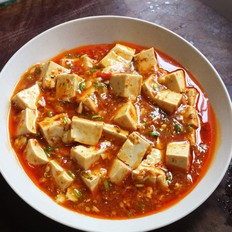
#> input picture a3568808_142682562777944.jpg, 232 x 232 px
$ python image_modulos.py
#> lines starting #> are read from the running program, lines starting #| are printed output that depends on the picture
import os
import cv2
import numpy as np

def download_image(url):
    os.system('wget {}'.format(url))

def open_image(name):
#> called with name = 'a3568808_142682562777944.jpg'
    img = cv2.imread(name)
#> img is the input picture: shape (232, 232, 3); mean B, G, R 85.1, 116.8, 160.6
    return img

def apply_filter_blur(img):
    gaussianBlurKernel = np.array(([[1, 2, 1], [2, 4, 2], [1, 2, 1]]), np.float32)/9
    gaussianBlur = cv2.filter2D(src=img, kernel=gaussianBlurKernel, ddepth=-1)
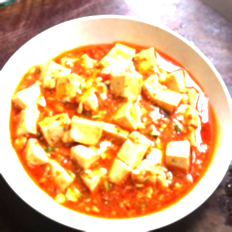
#> gaussianBlur: shape (232, 232, 3); mean B, G, R 129.9, 176.7, 223.7
    return gaussianBlur

def apply_filter(img, filter_to_apply):
    """
      This functions will be apply filter to image: img
    """
    image_with_filter = cv2.filter2D(src=img, kernel=filter_to_apply, ddepth=-1)
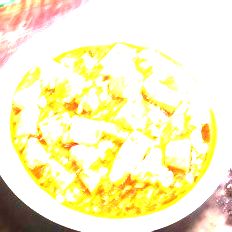
#> image_with_filter: shape (232, 232, 3); mean B, G, R 194.5, 239.4, 247.1
    return image_with_filter


def show_img(img):
    cv2.imshow('Image ', img)
    cv2.waitKey(0)
    cv2.destroyAllWindows()

def save_image(name_to_save, img):
    cv2.imwrite(name_to_save, img)

#download_image('http://site.meishij.net/r/58/25/3568808/a3568808_142682562777944.jpg')
img = open_image('a3568808_142682562777944.jpg')
img_with_blur = apply_filter_blur(img)
save_image("image_antiga.jpg", img)
save_image("image_com_filtro.jpg", img_with_blur)

show_img(img_with_blur)
show_img(img)


hahaha = np.array(([[1, 2, 21], [2, 4, 2], [12, 2, 1]]), np.float32)/9
image_with_filter = apply_filter(img, hahaha)
show_img(image_with_filter)
